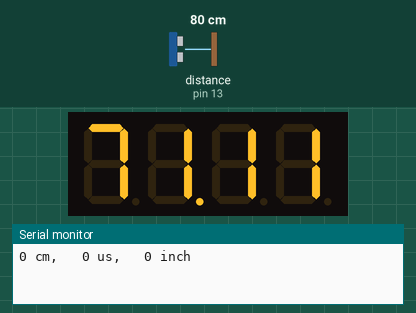
Simulated run of this sketch. Board: Arduino Uno, built with avr-gcc and run on an emulated ATmega328P. Parts: 4-digit seven-segment display, the last lines printed to the serial monitor. Wiring (inferred from the names in the program): 4-digit 7-segment display, segments lit when LOW: segments pin 8, pin 7, pin 6, pin 5, pin 4, pin 3, pin 2, pin 9; digit selects pin 8, pin 9, pin 10, pin 11. The test bench sets the inputs (shaded band); at power-on: distance to the obstacle (sensor on pin 13) 80 cm. The echo pulse lasts 58.3 µs per cm; the segment pins are drawn as the display they are named for.

Above: at 1.2 s.
1.3 s: distance to the obstacle (sensor on pin 13) set to 2 cm
At 6.4 s:
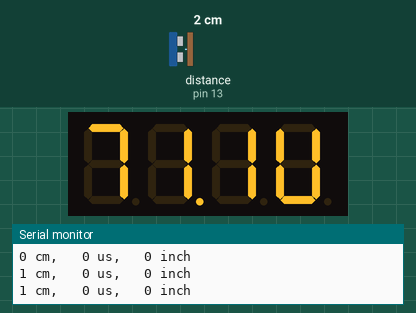
Timing chart, 0 to 7.9 s (numbered marks = the images above; inputs shaded):
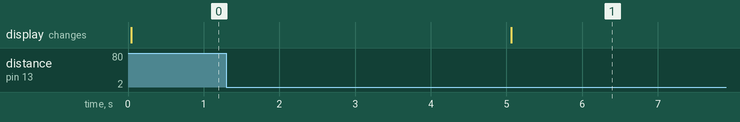

Measured:
- after the input at 1.3 s, the display: changes after 3.8 s (image 1)

The sketch:

11_Numeric4DigitUltrasound.ino
```cpp
#include "TimerOne.h"
int trigPin = 12;  //Trigger
int echoPin = 13; //Echo
long duration,cm,us,inch;

//GGWP


int D1 = 8;

int D2 = 9;

int D3 = 10;

int D4 = 11;

int CommonAK = 2; // Common Anode set to 1, Common Cathode set to 2


int num[] = { 0x3F, 0x06, 0x5B, 0x4F, 0x66, 0x6D, 0x7D, 0x07, 0x7F, 0x6F };

int OnDigi = 0;

int NumberDisplay = 0;

bool ColonShow = false;


void setup() {

  // put your setup code here, to run once:

  Begin7Segment4Digi();

  //NumberDisplay = 1989;

  //serial port begin
  Serial.begin(9600);

  //define input and output
  pinMode(trigPin,OUTPUT);
  pinMode(echoPin,INPUT);

}


void loop() {
digitalWrite(trigPin,LOW);
  delayMicroseconds(5);

  digitalWrite(trigPin,HIGH);
  delayMicroseconds(10);
  digitalWrite(echoPin,LOW);

  //Read the signal from the sensor : a High pulse whose
  //duration is the time (in microseconds) from the sending
  //of the ping to the reception of it's echo off an object.

  pinMode(echoPin,INPUT);
  duration = pulseIn(echoPin,HIGH);

  //Convert the time into a distance
  cm = (duration/2)/29.1;   //divide by 29.1 or multiply by 0.0343
  us = cm/2;
  inch = cm/2.54;

  Serial.print(cm);
  Serial.print(" cm, \t");
  Serial.print(us);
  Serial.print(" us, \t");
  Serial.print(inch);
  Serial.print(" inch");
  Serial.println();

  delay(1000);
  NumberDisplay = cm;

}


void Begin7Segment4Digi() {

  DDRD  = 0xFF;

  pinMode(D1, OUTPUT);

  pinMode(D2, OUTPUT);

  pinMode(D3, OUTPUT);

  pinMode(D4, OUTPUT);

  digitalWrite(D1, (CommonAK==1 ? LOW : HIGH));

  digitalWrite(D2, (CommonAK==1 ? LOW : HIGH));

  digitalWrite(D3, (CommonAK==1 ? LOW : HIGH));

  digitalWrite(D4, (CommonAK==1 ? LOW : HIGH));

  Timer1.initialize(1000); // 1000 = 1mS

  Timer1.attachInterrupt(NextDigi);

}


void NextDigi() {

  digitalWrite(D1, (CommonAK==1 ? LOW : HIGH));

  digitalWrite(D2, (CommonAK==1 ? LOW : HIGH));

  digitalWrite(D3, (CommonAK==1 ? LOW : HIGH));

  digitalWrite(D4, (CommonAK==1 ? LOW : HIGH));

  int ShowOn = 0;

  OnDigi = (OnDigi==4 ? 1 : OnDigi+1);

  if (OnDigi==1) {

    if (NumberDisplay<10)

      ShowOn = NumberDisplay;

    else

      ShowOn = NumberDisplay%10;

  } else if (OnDigi==2) {

    if (NumberDisplay<10)

      ShowOn = 0;

    if (NumberDisplay<100)

      ShowOn = NumberDisplay/10;

    if (NumberDisplay<1000)

      ShowOn = (NumberDisplay/10)%10;

    if (NumberDisplay<10000)

      ShowOn = (NumberDisplay/10)%10;

  } else if (OnDigi==3) {

    ShowOn = (NumberDisplay / 100) % 10;

  } else if (OnDigi==4) {

    ShowOn = NumberDisplay / 1000;

  }

  if (CommonAK==1)

    PORTD = ~((num[ShowOn])|(ColonShow&&OnDigi==3 ? 0x80 : 0));

  else

    PORTD = ((num[ShowOn])|(ColonShow&&OnDigi==3 ? 0x80 : 0));

  if (OnDigi==1) {

    digitalWrite(D1, (CommonAK==1 ? LOW : HIGH));

    digitalWrite(D2, (CommonAK==1 ? LOW : HIGH));

    digitalWrite(D3, (CommonAK==1 ? LOW : HIGH));

    digitalWrite(D4, (CommonAK==1 ? HIGH : LOW));

  } else if (OnDigi==2) {

    digitalWrite(D1, (CommonAK==1 ? LOW : HIGH));

    digitalWrite(D2, (CommonAK==1 ? LOW : HIGH));

    digitalWrite(D3, (CommonAK==1 ? HIGH : LOW));

    digitalWrite(D4, (CommonAK==1 ? LOW : HIGH));

  } else if (OnDigi==3) {

    digitalWrite(D1, (CommonAK==1 ? LOW : HIGH));

    digitalWrite(D2, (CommonAK==1 ? HIGH : LOW));

    digitalWrite(D3, (CommonAK==1 ? LOW : HIGH));

    digitalWrite(D4, (CommonAK==1 ? LOW : HIGH));

  } else if (OnDigi==4) {

    digitalWrite(D1, (CommonAK==1 ? HIGH : LOW));

    digitalWrite(D2, (CommonAK==1 ? LOW : HIGH));

    digitalWrite(D3, (CommonAK==1 ? LOW : HIGH));

    digitalWrite(D4, (CommonAK==1 ? LOW : HIGH));

  }

}
```
